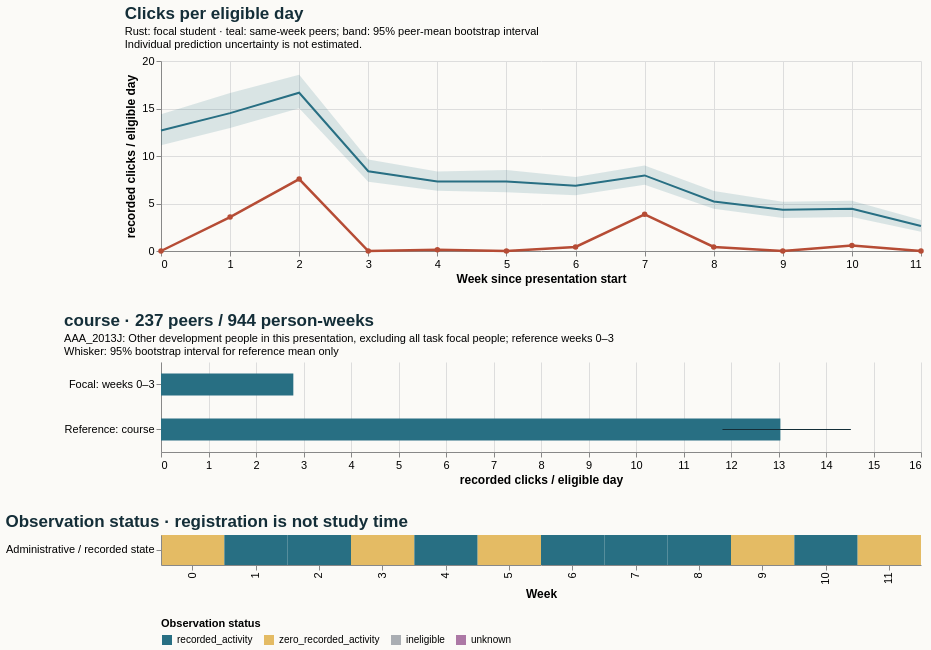

Vega-Lite specification stored for this chart:
### Vega-Lite specification from a JSON file in a GitHub repository (floating-point values rounded to 4 significant figures)
{"$schema": "https://vega.github.io/schema/vega-lite/v5.20.1.json", "config": {"axis": {"labelFontSize": 11, "titleFontSize": 12}, "background": "#fbfaf7", "font": "sans-serif", "title": {"anchor": "start", "color": "#142e38", "fontSize": 17, "subtitleFontSize": 11}, "view": {"continuousHeight": 300, "continuousWidth": 300, "stroke": null}}, "datasets": {"data-50b1068f507c811541f35ee032cb187d": [{"hi": null, "lo": null, "series": "Focal: weeks 0–3", "value": 2.786}, {"hi": 14.52, "lo": 11.82, "series": "Reference: course", "value": 13.04}], "data-8e0e40293a88ba30a2c1e6c8ad5633a7": [{"end_day": 6, "focal_value": 0.0, "peer_ci_high": 14.39, "peer_ci_low": 11.14, "peer_mean": 12.69, "peer_observations": 237, "peer_people": 237, "reference": "course", "unit": "recorded clicks / eligible day", "week": 0}, {"end_day": 13, "focal_value": 3.571, "peer_ci_high": 16.64, "peer_ci_low": 12.94, "peer_mean": 14.52, "peer_observations": 237, "peer_people": 237, "reference": "course", "unit": "recorded clicks / eligible day", "week": 1}, {"end_day": 20, "focal_value": 7.571, "peer_ci_high": 18.55, "peer_ci_low": 15.04, "peer_mean": 16.66, "peer_observations": 235, "peer_people": 235, "reference": "course", "unit": "recorded clicks / eligible day", "week": 2}, {"end_day": 27, "focal_value": 0.0, "peer_ci_high": 9.641, "peer_ci_low": 7.284, "peer_mean": 8.392, "peer_observations": 235, "peer_people": 235, "reference": "course", "unit": "recorded clicks / eligible day", "week": 3}, {"end_day": 34, "focal_value": 0.1429, "peer_ci_high": 8.377, "peer_ci_low": 6.343, "peer_mean": 7.32, "peer_observations": 233, "peer_people": 233, "reference": "course", "unit": "recorded clicks / eligible day", "week": 4}, {"end_day": 41, "focal_value": 0.0, "peer_ci_high": 8.529, "peer_ci_low": 6.184, "peer_mean": 7.327, "peer_observations": 232, "peer_people": 232, "reference": "course", "unit": "recorded clicks / eligible day", "week": 5}, {"end_day": 48, "focal_value": 0.4286, "peer_ci_high": 7.789, "peer_ci_low": 5.868, "peer_mean": 6.876, "peer_observations": 232, "peer_people": 232, "reference": "course", "unit": "recorded clicks / eligible day", "week": 6}, {"end_day": 55, "focal_value": 3.857, "peer_ci_high": 8.996, "peer_ci_low": 6.98, "peer_mean": 7.954, "peer_observations": 232, "peer_people": 232, "reference": "course", "unit": "recorded clicks / eligible day", "week": 7}, {"end_day": 62, "focal_value": 0.4286, "peer_ci_high": 6.305, "peer_ci_low": 4.437, "peer_mean": 5.221, "peer_observations": 231, "peer_people": 231, "reference": "course", "unit": "recorded clicks / eligible day", "week": 8}, {"end_day": 69, "focal_value": 0.0, "peer_ci_high": 5.19, "peer_ci_low": 3.477, "peer_mean": 4.344, "peer_observations": 230, "peer_people": 230, "reference": "course", "unit": "recorded clicks / eligible day", "week": 9}, {"end_day": 76, "focal_value": 0.5714, "peer_ci_high": 5.287, "peer_ci_low": 3.584, "peer_mean": 4.438, "peer_observations": 229, "peer_people": 229, "reference": "course", "unit": "recorded clicks / eligible day", "week": 10}, {"end_day": 83, "focal_value": 0.0, "peer_ci_high": 3.272, "peer_ci_low": 2.035, "peer_mean": 2.636, "peer_observations": 227, "peer_people": 227, "reference": "course", "unit": "recorded clicks / eligible day", "week": 11}], "data-bc02ac6ec72bc0fddbaa4f688efeb9ae": [{"eligible_days": 7.0, "end_day": 6, "logging_completeness": "unknown", "observation_status": "zero_recorded_activity", "row": "Administrative / recorded state", "score_status": "withheld_release_time_unknown", "start_day": 0, "value": 0.0, "week": 0}, {"eligible_days": 7.0, "end_day": 13, "logging_completeness": "unknown", "observation_status": "recorded_activity", "row": "Administrative / recorded state", "score_status": "withheld_release_time_unknown", "start_day": 7, "value": 3.571, "week": 1}, {"eligible_days": 7.0, "end_day": 20, "logging_completeness": "unknown", "observation_status": "recorded_activity", "row": "Administrative / recorded state", "score_status": "withheld_release_time_unknown", "start_day": 14, "value": 7.571, "week": 2}, {"eligible_days": 7.0, "end_day": 27, "logging_completeness": "unknown", "observation_status": "zero_recorded_activity", "row": "Administrative / recorded state", "score_status": "withheld_release_time_unknown", "start_day": 21, "value": 0.0, "week": 3}, {"eligible_days": 7.0, "end_day": 34, "logging_completeness": "unknown", "observation_status": "recorded_activity", "row": "Administrative / recorded state", "score_status": "withheld_release_time_unknown", "start_day": 28, "value": 0.1429, "week": 4}, {"eligible_days": 7.0, "end_day": 41, "logging_completeness": "unknown", "observation_status": "zero_recorded_activity", "row": "Administrative / recorded state", "score_status": "withheld_release_time_unknown", "start_day": 35, "value": 0.0, "week": 5}, {"eligible_days": 7.0, "end_day": 48, "logging_completeness": "unknown", "observation_status": "recorded_activity", "row": "Administrative / recorded state", "score_status": "withheld_release_time_unknown", "start_day": 42, "value": 0.4286, "week": 6}, {"eligible_days": 7.0, "end_day": 55, "logging_completeness": "unknown", "observation_status": "recorded_activity", "row": "Administrative / recorded state", "score_status": "withheld_release_time_unknown", "start_day": 49, "value": 3.857, "week": 7}, {"eligible_days": 7.0, "end_day": 62, "logging_completeness": "unknown", "observation_status": "recorded_activity", "row": "Administrative / recorded state", "score_status": "withheld_release_time_unknown", "start_day": 56, "value": 0.4286, "week": 8}, {"eligible_days": 7.0, "end_day": 69, "logging_completeness": "unknown", "observation_status": "zero_recorded_activity", "row": "Administrative / recorded state", "score_status": "withheld_release_time_unknown", "start_day": 63, "value": 0.0, "week": 9}, {"eligible_days": 7.0, "end_day": 76, "logging_completeness": "unknown", "observation_status": "recorded_activity", "row": "Administrative / recorded state", "score_status": "withheld_release_time_unknown", "start_day": 70, "value": 0.5714, "week": 10}, {"eligible_days": 7.0, "end_day": 83, "logging_completeness": "unknown", "observation_status": "zero_recorded_activity", "row": "Administrative / recorded state", "score_status": "withheld_release_time_unknown", "start_day": 77, "value": 0.0, "week": 11}]}, "resolve": {"scale": {"color": "independent"}}, "spacing": 28, "vconcat": [{"data": {"name": "data-8e0e40293a88ba30a2c1e6c8ad5633a7"}, "height": 190, "layer": [{"encoding": {"x": {"axis": {"tickMinStep": 1}, "field": "week", "title": "Week since presentation start", "type": "quantitative"}, "y": {"field": "peer_ci_low", "scale": {"zero": true}, "title": "recorded clicks / eligible day", "type": "quantitative"}, "y2": {"field": "peer_ci_high"}}, "mark": {"color": "#286f83", "opacity": 0.16, "type": "area"}}, {"encoding": {"tooltip": [{"field": "week", "type": "quantitative"}, {"field": "peer_mean", "type": "quantitative"}, {"field": "peer_people", "type": "quantitative"}, {"field": "peer_observations", "type": "quantitative"}], "x": {"field": "week", "type": "quantitative"}, "y": {"field": "peer_mean", "type": "quantitative"}}, "mark": {"color": "#286f83", "strokeWidth": 2, "type": "line"}}, {"encoding": {"tooltip": [{"field": "week", "type": "quantitative"}, {"field": "focal_value", "type": "quantitative"}], "x": {"field": "week", "type": "quantitative"}, "y": {"field": "focal_value", "type": "quantitative"}}, "mark": {"color": "#b64c35", "point": {"color": "#b64c35"}, "strokeWidth": 2.5, "type": "line"}}], "title": {"subtitle": ["Rust: focal student · teal: same-week peers; band: 95% peer-mean bootstrap interval", "Individual prediction uncertainty is not estimated."], "text": "Clicks per eligible day"}, "width": 760}, {"data": {"name": "data-50b1068f507c811541f35ee032cb187d"}, "height": 90, "layer": [{"encoding": {"x": {"field": "value", "scale": {"domain": [0, 15.25], "zero": true}, "title": "recorded clicks / eligible day", "type": "quantitative"}, "y": {"field": "series", "sort": null, "title": null, "type": "nominal"}}, "mark": {"color": "#286f83", "size": 22, "type": "bar"}}, {"encoding": {"x": {"field": "lo", "type": "quantitative"}, "x2": {"field": "hi"}, "y": {"field": "series", "sort": null, "title": null, "type": "nominal"}}, "mark": {"color": "#142e38", "type": "rule"}}], "title": {"subtitle": ["AAA_2013J: Other development people in this presentation, excluding all task focal people; reference weeks 0–3", "Whisker: 95% bootstrap interval for reference mean only"], "text": "course · 237 peers / 944 person-weeks"}, "width": 760}, {"data": {"name": "data-bc02ac6ec72bc0fddbaa4f688efeb9ae"}, "encoding": {"color": {"field": "observation_status", "legend": {"labelLimit": 260, "orient": "bottom"}, "scale": {"domain": ["recorded_activity", "zero_recorded_activity", "ineligible", "unknown"], "range": ["#286f83", "#e4bb64", "#aaaeb3", "#ac78a5"]}, "title": "Observation status", "type": "nominal"}, "tooltip": [{"field": "week", "type": "quantitative"}, {"field": "eligible_days", "type": "quantitative"}, {"field": "observation_status", "type": "nominal"}, {"field": "logging_completeness", "type": "nominal"}], "x": {"field": "week", "title": "Week", "type": "ordinal"}, "y": {"field": "row", "title": null, "type": "nominal"}}, "height": 30, "mark": {"type": "rect"}, "title": "Observation status · registration is not study time", "width": 760}]}
